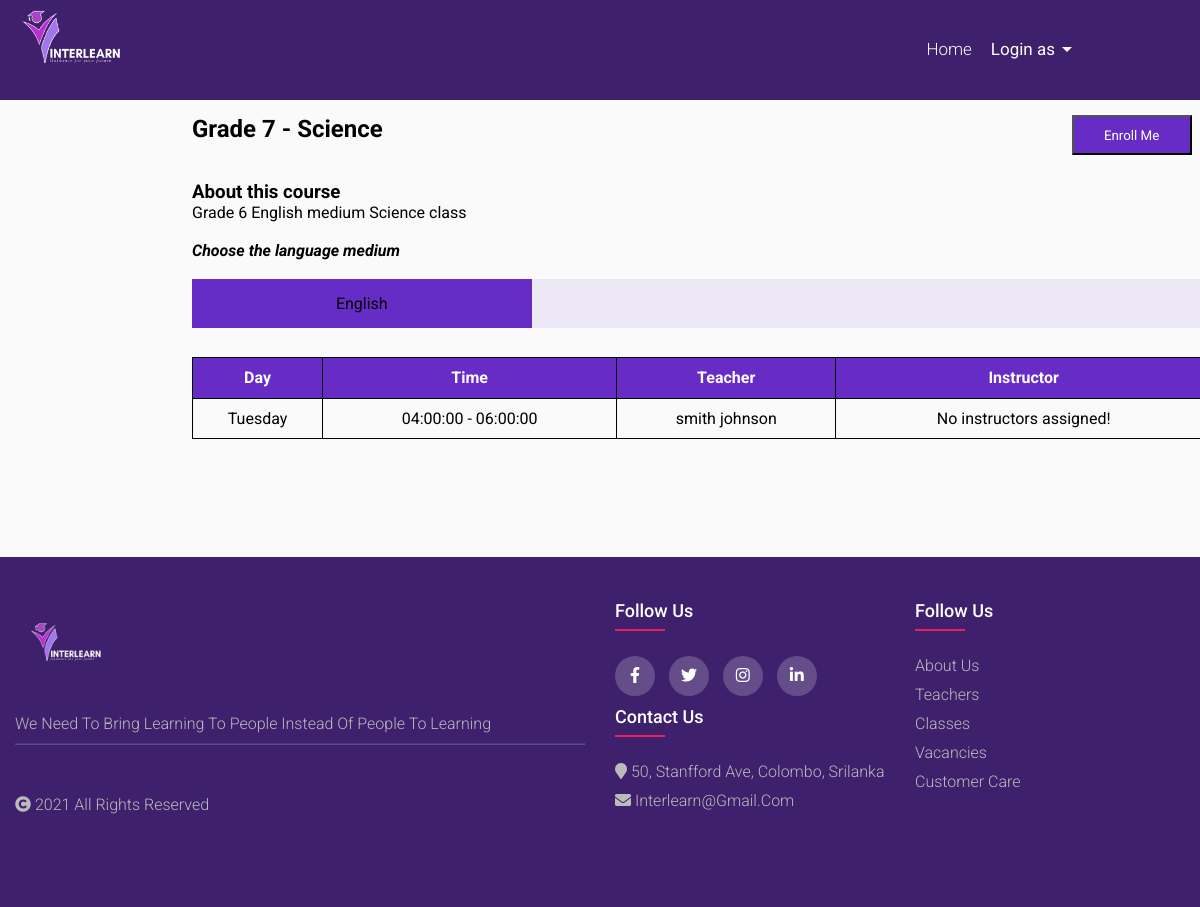
Page /public/courses/index/view/1/?id=643e439038db5 on the committed database.
### tables this page shows
CREATE TABLE `course` (
  `course_id` int(11) NOT NULL,
  `created_date` date NOT NULL DEFAULT current_timestamp(),
  `subject_Id` varchar(255) NOT NULL,
  `teacher_ID` int(11) NOT NULL,
  `day` varchar(55) NOT NULL,
  `timefrom` time NOT NULL,
  `timeto` time NOT NULL,
  `No_Of_Weeks` int(11) NOT NULL DEFAULT 1,
  `monthlyFee` int(11) NOT NULL,
  `capacity` int(11) NOT NULL
);

CREATE TABLE `subject` (
  `subject_id` varchar(255) NOT NULL,
  `subject` varchar(50) NOT NULL,
  `grade` varchar(4) NOT NULL,
  `language_medium` varchar(20) NOT NULL,
  `description` varchar(255) NOT NULL,
  `image` varchar(255) NOT NULL
);

### app/core/app.php (called while the page is built, shortened)
<?php
class App
 {
    protected $controller = '_404';
    protected $method = 'index';
    function __construct()
    {
        $arr=$this->getURL();
        $filename = "../app/controllers/".ucfirst($arr[0]).".php";
        if(file_exists($filename)){
            $this -> controller = $arr[0];
            unset($arr[0]);
        }
        else{
            require "../app/controllers/".$this->controller.".php";
        }
        $mycontroller = new $this->controller();
        $mymethod = $arr[1] ?? $this->method;
        if(!empty($arr[1])){
            if (method_exists($mycontroller,strtolower($mymethod)))
            {
            $this->method = strtolower($mymethod);
        unset($arr[1]);
            }
        }
        $arr = array_values($arr);
        call_user_func_array([$mycontroller,$this->method], $arr);
    }
    private function getURL()
    {
        $url = $_GET['url']??'home';
        $url = filter_var($url,FILTER_SANITIZE_URL);
        $arr = explode("/",$url);
        return $arr;
    }
}

### public/index.php (called while the page is built, shortened)
<?php
 $app = new app();

### app/models/Auth.model.php (called while the page is built, shortened)
<?php
class Auth
{
    public static function  logged_in(){
        return false;
    }
}

### app/core/database.php (called while the page is built, shortened)
<?php
class Database{
    private function connect()
    {
        $str="mysql:hostname=".DBHOST.";dbname=".DBNAME;
        $conn = new PDO($str,DBUSER,DBPASS);
        return $conn;
    }
    public function query($query,$data = [], $type = 'object')
    {
        $conn = $this -> connect();
        $stmt = $conn -> prepare($query);
        if($stmt)
        {
            $check = $stmt -> execute($data);
            if($check){
                if($type == 'object'){
                    $type = PDO::FETCH_OBJ;
                }
                else{
                    $type = PDO::FETCH_ASSOC;
                }
                $result = $stmt -> fetchAll($type);
                if(is_array($result) && count($result) >0 ){
                    return $result;
                }
            }
        }
        return false;
    }
}

### app/core/model.php (called while the page is built, shortened)
<?php
class Model extends Database {
    protected $table = "";
    public function selectTeachers($data=[],$medium='English'){
        $keys = array_keys($data);
        $query ="SELECT DISTINCT
        subject.*,
        course.*,
        course_instructor.emp_id,
        teacher.teacherName,
        instructor.instructorName FROM ".$this->table;
        $query .=" INNER JOIN
        course ON course.subject_id = subject.subject_id
        LEFT JOIN
        course_instructor ON course.course_id = course_instructor.course_id
        INNER JOIN (
            SELECT
                staff.emp_id,
                CONCAT(staff.first_name, ' ', staff.last_name) AS teacherName
            FROM
                staff
            WHERE
                staff.role = 'Teacher'
        ) AS teacher ON teacher.emp_id = course.teacher_ID
        LEFT JOIN (
            SELECT
                staff.emp_id,
                CONCAT(staff.first_name, ' ', staff.last_name) AS instructorName
            FROM
                staff
            WHERE
                staff.role = 'Instructor'
        ) AS instructor ON instructor.emp_id = course_instructor.emp_id";
        $query .= " WHERE subject.language_medium = '".$medium."'"." and ";
        foreach($keys as $key){
            $query .= "subject.".$key." =:".$key;
        }
        $query .= " group by course_id";
        $res = $this -> query($query,$data);
        if(is_array($res)){
            return $res;
        }
        return false;
    }
}

### app/core/functions.php (called while the page is built, shortened)
<?php
    function esc($str)
    {
        return nl2br(htmlspecialchars($str));
    }

### app/models/Subject.model.php (called while the page is built, shortened)
<?php
class Subject extends Model
{
    public $table = "subject";
    public function getMedium($subject_name, $grade){
        $query = "SELECT subject_id,language_medium FROM ".$this->table;
        $query .= " WHERE subject = :subjectName AND grade = :grade";
        $data['subjectName'] = $subject_name;
        $data['grade'] = $grade;
        $res = $this -> query($query,$data);
        if($res){
            return $res;
        }else{
            return false;
        }
    }
}

### app/views/details.view.php (the view, shortened to what this page needs)
<div class="main-body-div">
    <div class="top-to-bottom-content">
    <?php if (Auth::logged_in()): ?>
        <?php if(Auth::getrole() == "Student"):?>
            <?php $this->view("includes/nav");?>
        <?php else:?>
            <header class="staff_login_nav">
            <div class="staff_login_nav-left">
                <img src="<?=ROOT?>/assets/images/logo_bg_rm.png" alt="logo">
            </div>
            <div class="header_right">
                <div class="login-nav" id="login-nav">
                    <ul>
                    <li class="nav-li"> <a href="<?=ROOT?>/home">Home</a></li>
                    </ul>
                </div>
                <div class="dropdown">
                    <div class="loginas">
                        <button class="dropbtn">Login as</button>
                        <i class="material-icons">arrow_drop_down</i>
                    </div>
                    <div class="login-content">
                    <li class="nav-li">  <a href="<?= ROOT ?>/login/student">Student</a></li>
                    <li class="nav-li">  <a href="<?= ROOT ?>/login/staff">Staff</a></li>
                    </div>
                </div>
            </div>
        </header>
    <?php endif; ?>
       <?php else:?>
            <header class="staff_login_nav">
            <div class="staff_login_nav-left">
                <img src="<?=ROOT?>/assets/images/logo_bg_rm.png" alt="logo">
            </div>
            <div class="header_right">
                <div class="login-nav" id="login-nav">
                    <ul>
                    <li class="nav-li"> <a href="<?=ROOT?>/home">Home</a></li>
                    </ul>
                </div>
                <div class="dropdown">
                    <div class="loginas">
                        <button class="dropbtn">Login as</button>
                        <i class="material-icons">arrow_drop_down</i>
                    </div>
                </div>
            </div>
        </header>
    <?php endif; ?>
        <div class="all-middle-content">
            <div class="recp_cl_container" onload="setTab()">
                <?php if (Auth::logged_in() == "Student") : ?>
                    <div class="std-enroll-content-logged">
                    <?php else : ?>
                        <div class="std-enroll-content">
                        <?php endif; ?>
                        <?php if (!empty($subjects)) : ?>
                            <a href="">
                                <button type="submit" class="std-enroll-btn" name="enroll-btn" id="button28" onclick="openModal()">Enroll Me</button>
                            </a>
                            <h2>Grade <?= esc($subjects[0][0]->grade) ?> - <?= esc($subjects[0][0]->subject) ?></h2>
                            <br><br>
                            <h3>About this course</h3>
                            <p><?= esc($subjects[0][0]->description) ?></p>
                        <?php endif; ?>
                        <br>
                        <h4><i>Choose the language medium</i> </h4><br>
                        <nav class="recp_cl_navbar">
                            <ul class="recp_cl_medium">
                                <?php if (!empty($mediums)) : ?>
                                    <?php foreach ($mediums as $medium) : ?>
                                        <?php if ($medium->language_medium == 'Sinhala') : ?>
                                            <li><a href="<?= ROOT ?>/courses/index/view/1/?id=<?= $medium->subject_id ?>" id="Sinhala" class="guest_cl_nav"><?= $medium->language_medium ?></a></li>
                                        <?php elseif ($medium->language_medium == 'English') : ?>
                                            <li><a href="<?= ROOT ?>/courses/index/view/1/?id=<?= $medium->subject_id ?>" id="English" class="guest_cl_nav"><?= $medium->language_medium ?></a></li>
                                        <?php else : ?>
                                            <li><a href="<?= ROOT ?>/courses/index/view/1/?id=<?= $medium->subject_id ?>" id="Tamil" class="guest_cl_nav"><?= $medium->language_medium ?></a></li>
                                        <?php endif; ?>
                                    <?php endforeach; ?>
                                <?php endif; ?>
                            </ul>
                        </nav>
                        <br>
                        <div class="recp_cl_staff">
                            <table class="std-enroll-table">
                                <th>Day</th>
                                <th>Time</th>
                                <th>Teacher </th>
                                <th>Instructor </th>
                                <?php if (!empty($subjects)) :
                                    $med_ID = 0;
                                    $subject_id = 0;
                                    if (isset($_GET['id'])) {
                                        $subject_id = $_GET['id'];
                                    }
                                    for ($x = 0; $x <= count($subjects); $x++) {
                                        if ($subject_id == $subjects[$x][0]->subject_id) {
                                            $med_ID = $x;
                                            break;
                                        }
                                    }
                                ?>
                                    <?php foreach ($subjects[$med_ID] as $teacher) : ?>
                                        <tr>
                                            <td><?= esc($teacher->day) ?></td>
                                            <td><?= esc($teacher->timefrom) ?> - <?= esc($teacher->timeto) ?></td>
                                            <td><?= esc($teacher->teacherName) ?>
                                            </td>
                                            <td>
                                                <?php if (!empty($teach_instructors[$teacher->course_id])) : ?>
                                                    <?php foreach ($teach_instructors[$teacher->course_id] as $teach_instructor) : ?>
                                                        <?= esc($teach_instructor->instructorName) ?>
                                                        <input type="hidden" value="<?= esc($teacher->day) ?>">
                                                        <br />
                                                    <?php endforeach; ?>
                                                <?php else : ?>
                                                    <?php echo "No instructors assigned!"; ?>
                                                <?php endif; ?>
                                            </td>
                                        </tr>
                                    <?php endforeach; ?>
                                <?php endif; ?>
                            </table>
                        </div>
                        <br><br>
                        </div>
                    </div>
            </div>
        </div>
    </div>

### rows in the picture
course: subject_Id.grade "7", subject_Id.subject "Science", subject_Id.description "Grade 6 English medium Science class", day "Tuesday", timefrom "04:00:00", timeto "06:00:00", teacherName "smith johnson", shows "No instructors assigned!"
subject: language_medium "English"
